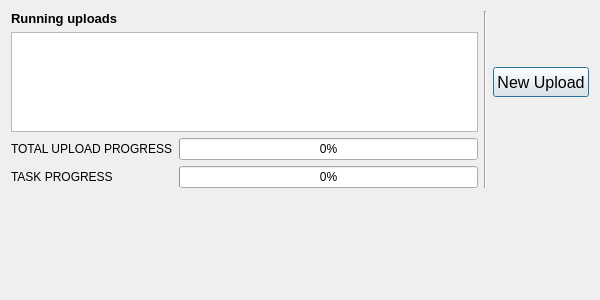
<?xml version="1.0" encoding="UTF-8"?>
<ui version="4.0">
 <class>upload_dialog</class>
 <widget class="QDialog" name="upload_dialog">
  <property name="geometry">
   <rect>
    <x>0</x>
    <y>0</y>
    <width>600</width>
    <height>300</height>
   </rect>
  </property>
  <property name="minimumSize">
   <size>
    <width>600</width>
    <height>300</height>
   </size>
  </property>
  <property name="font">
   <font>
    <family>Segoe UI</family>
   </font>
  </property>
  <property name="windowTitle">
   <string>Upload status</string>
  </property>
  <layout class="QGridLayout" name="gridLayout">
   <item row="1" column="0">
    <widget class="QTreeView" name="tv_uploads">
     <property name="sizePolicy">
      <sizepolicy hsizetype="Expanding" vsizetype="Minimum">
       <horstretch>0</horstretch>
       <verstretch>0</verstretch>
      </sizepolicy>
     </property>
     <property name="maximumSize">
      <size>
       <width>16777215</width>
       <height>100</height>
      </size>
     </property>
     <property name="autoScrollMargin">
      <number>16</number>
     </property>
     <property name="editTriggers">
      <set>QAbstractItemView::NoEditTriggers</set>
     </property>
     <property name="indentation">
      <number>20</number>
     </property>
     <attribute name="headerDefaultSectionSize">
      <number>100</number>
     </attribute>
     <attribute name="headerMinimumSectionSize">
      <number>39</number>
     </attribute>
    </widget>
   </item>
   <item row="1" column="2">
    <widget class="QPushButton" name="pb_new_upload">
     <property name="sizePolicy">
      <sizepolicy hsizetype="Preferred" vsizetype="Fixed">
       <horstretch>0</horstretch>
       <verstretch>0</verstretch>
      </sizepolicy>
     </property>
     <property name="minimumSize">
      <size>
       <width>0</width>
       <height>30</height>
      </size>
     </property>
     <property name="font">
      <font>
       <pointsize>12</pointsize>
      </font>
     </property>
     <property name="text">
      <string>New Upload</string>
     </property>
    </widget>
   </item>
   <item row="0" column="1" rowspan="3">
    <widget class="Line" name="line">
     <property name="orientation">
      <enum>Qt::Vertical</enum>
     </property>
    </widget>
   </item>
   <item row="2" column="0">
    <layout class="QFormLayout" name="formLayout">
     <item row="0" column="0">
      <widget class="QLabel" name="label">
       <property name="text">
        <string>TOTAL UPLOAD PROGRESS</string>
       </property>
      </widget>
     </item>
     <item row="0" column="1">
      <widget class="QProgressBar" name="pbar_total_upload">
       <property name="value">
        <number>0</number>
       </property>
      </widget>
     </item>
     <item row="1" column="0">
      <widget class="QLabel" name="lbl_current_task">
       <property name="text">
        <string>TASK PROGRESS</string>
       </property>
      </widget>
     </item>
     <item row="1" column="1">
      <widget class="QProgressBar" name="pbar_current_task">
       <property name="maximum">
        <number>100</number>
       </property>
       <property name="value">
        <number>0</number>
       </property>
      </widget>
     </item>
    </layout>
   </item>
   <item row="0" column="0">
    <widget class="QLabel" name="label_10">
     <property name="font">
      <font>
       <pointsize>10</pointsize>
       <weight>75</weight>
       <bold>true</bold>
      </font>
     </property>
     <property name="text">
      <string>Running uploads</string>
     </property>
    </widget>
   </item>
   <item row="3" column="0">
    <spacer name="verticalSpacer">
     <property name="orientation">
      <enum>Qt::Vertical</enum>
     </property>
     <property name="sizeHint" stdset="0">
      <size>
       <width>20</width>
       <height>40</height>
      </size>
     </property>
    </spacer>
   </item>
  </layout>
 </widget>
 <resources/>
 <connections/>
</ui>
